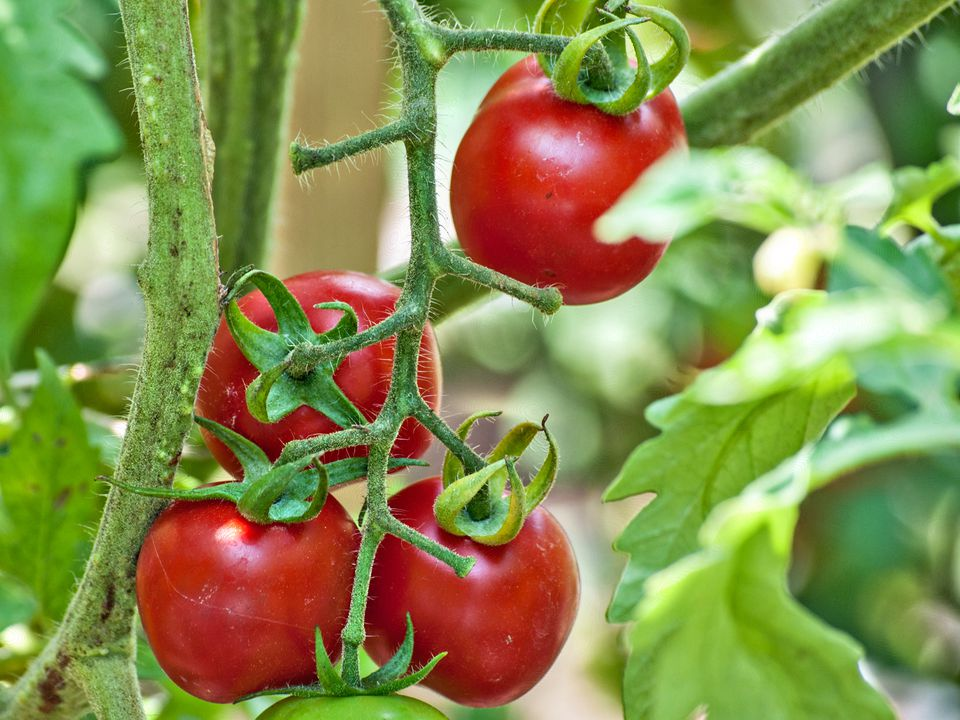
#> input picture Agricultural Robot/Tomato/Tomato_Images/data/Image_96.jpg, 960 x 720 px, found by its file name
$ jupyter execute Tomato_classification_opencv.ipynb
#> lines starting #> are read from the running program, lines starting #| are printed output that depends on the picture; after the words box and inside, x2 and y2 are one past the last pixel; in counts of white or black regions, pixels touching at a corner belong together
[cell 1]
import cv2
import numpy as np
import imutils
import scipy.spatial.distance as dist

[cell 2]
def empty(a):
    pass

# Creating Trackbar for colour detection
cv2.namedWindow("Trackbar")
cv2.resizeWindow("Trackbar",500,500)

# Setting HUE, SATURATION, VALUE min and max values
cv2.createTrackbar("Hue Min","Trackbar", 11, 179, empty)
cv2.createTrackbar("Hue Max","Trackbar", 179, 179, empty)
cv2.createTrackbar("Sat Min","Trackbar", 0, 255, empty)
cv2.createTrackbar("Sat Max","Trackbar", 255, 255, empty)
cv2.createTrackbar("Val Min","Trackbar", 0, 255, empty)
cv2.createTrackbar("Val Max","Trackbar", 255, 255, empty)

[cell 3]
while True:
    # Reading image and converting BGR to HSV image
    img = cv2.imread("C:\Projects\Mobile robot in hazardous environment\Agricultural Robot\Tomato\Tomato_Images\data\Image_96.jpg")
#> img is the input picture: shape (720, 960, 3); mean B, G, R 78.4, 141.4, 134.3
    img = cv2.resize(img, (250, 250))
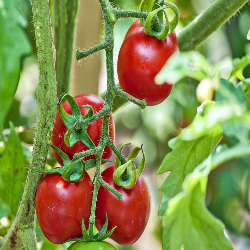
#> img: shape (250, 250, 3); mean B, G, R 78.3, 141.3, 134.2
    # img = img.resize((250, 250))
    img_original = img
    # img_original = cv2.resize(img, (700, 700))
    imghsv = cv2.cvtColor(img,cv2.COLOR_BGR2HSV)
#> imghsv: shape (250, 250, 3); mean H, S, V 43.5, 142.6, 163.1

    # Getting Trackbar control
    h_min = cv2.getTrackbarPos("Hue Min","Trackbar")
    h_max = cv2.getTrackbarPos("Hue Max","Trackbar")
    s_min = cv2.getTrackbarPos("Sat Min","Trackbar")
    s_max = cv2.getTrackbarPos("Sat Max","Trackbar")
    v_min = cv2.getTrackbarPos("Val Min","Trackbar")
    v_max = cv2.getTrackbarPos("Val Max","Trackbar")
    lower = np.array([h_min, s_min, v_min])
    upper = np.array([h_max, s_max, v_max])
    mask = cv2.inRange(imghsv, lower, upper)
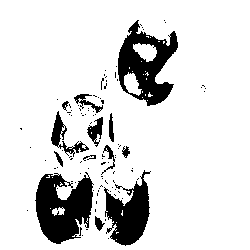
#> mask: shape (250, 250); 86.1% white; 102 black regions (89 under 20 px), largest, box (x1, y1, x2, y2) and area: (35, 172, 94, 244) 2749, (118, 20, 178, 106) 2529, (104, 170, 151, 246) 1925
    imgResult = cv2.bitwise_and(img, img, mask=mask)
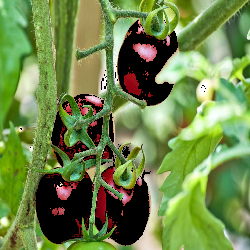
#> imgResult: shape (250, 250, 3); mean B, G, R 73.8, 134.8, 111.3
    mask = cv2.bitwise_not(mask, mask)
#> mask: shape (250, 250); 13.9% white; 102 white regions (89 under 20 px)

    # Image contour detectin and bounding box creation
    conts = cv2.findContours(mask, cv2.RETR_TREE, cv2.CHAIN_APPROX_SIMPLE)
#> conts = 172 contours, 156 with area under 20; largest, box (x1, y1, x2, y2) and area: (118, 20, 178, 106) 2988, (35, 172, 94, 244) 2671, (104, 170, 151, 246) 1781, (51, 111, 89, 157) 381, (132, 42, 158, 63) 332
    # print(conts)
    conts = imutils.grab_contours(conts)
    cont_img = np.zeros(img.shape)
    cont_img = cv2.drawContours(img_original, None , -1, (0,0,0), 1)

    #midpoint definition
    def midPoint(ptA, ptB):
        return ((ptA[0] + ptB[0])/2, (ptA[1] + ptB[1])/2)

    # #loop over all the contour coordinates
    for c in conts:
        # extract box points
        box = cv2.minAreaRect(c) #(left, top), (right, bottom), accuracy
        # print(box)
        box = cv2.boxPoints(box)
        #convert box points to integer
        box = np.array(box, dtype='int')

        if cv2.contourArea(c) < 350:
            continue

        # cv2.drawContours(cont_img, [c], -1, (0,255,0), 1)
        cv2.drawContours(cont_img, [box], -1, (255,255,255), 1)

        #print(box)
        for (x,y) in box:
            cv2.circle(cont_img, (x, y), 2, (255, 0, 0), 2)
            (tl, tr, br, bl) = box

            #calculate midpoints for top-bottom of rectangle
            (tlX, trX) = midPoint(tl, tr)
            (brX, blX) = midPoint(br, bl)

            #draw midpoint dots for top and bottom
            cv2.circle(cont_img, (int(tlX), int(trX)), 1, (255, 0, 0), 2)
            cv2.circle(cont_img, (int(brX), int(blX)), 1, (255, 0, 0), 2)

            #connect the midpoints using line
            cv2.line(cont_img, (int(tlX), int(trX)), (int(brX), int(blX)), (255, 255, 255), 1)

            #calculate the distance based on midpoints
            dA = dist.euclidean((tlX, trX), (brX, blX))


            #print the size in pixel in each contour rectangle
            cv2.putText(cont_img, "{:.1f} px".format(dA), (int(tlX-10), int(trX-10)),
                        cv2.FONT_HERSHEY_SIMPLEX, 0.4, (255,255,255), 1)
            cv2.putText(cont_img, "Tomato", (int(tlX+10), int(trX+10)),
                        cv2.FONT_HERSHEY_SIMPLEX, 0.8, (0,0,0), 1)


            #calculate midpoints for left-right of rectangle
            (tlX, trX) = midPoint(tl, bl)
            (brX, blX) = midPoint(tr, br)


            #draw midpoint dots for left and right
            cv2.circle(cont_img, (int(tlX), int(trX)), 1, (255, 0, 0), 2)
            cv2.circle(cont_img, (int(brX), int(blX)), 1, (255, 0, 0), 2)

            #connect the midpoints using line
            cv2.line(cont_img, (int(tlX), int(trX)), (int(brX), int(blX)), (255, 255, 255), 1)

            #calculate the distance based on midpoints
            dB = dist.euclidean((tlX, trX), (brX, blX))

            #print the size in pixel in each contour rectangle
            cv2.putText(cont_img, "{:.1f} px".format(dB), (int(brX+10), int(blX+10)),
                        cv2.FONT_HERSHEY_SIMPLEX, 0.25, (255,255,255), 2)
#> this loop made 172 passes
#> box on passes 1 to 3: [[108, 238], [108, 238], [108, 238], [108, 238]], [[82, 235], [82, 235], [82, 235], [82, 235]], [[87, 229], [86, 229], [86, 229], [87, 229]]
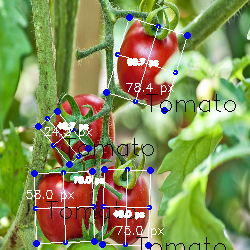
#> cont_img: shape (250, 250, 3); 5.97% of pixels changed, all inside (x1, y1, x2, y2) = (26, 14, 236, 250)


        # Showing image
    cv2.imshow("Original",cont_img)
    cv2.resizeWindow("Original",250,250)
    cv2.imshow("HSV",imghsv)
    cv2.resizeWindow("HSV",250,250)
    cv2.imshow("mask",mask)
    cv2.resizeWindow("mask",250,250)
    cv2.imshow("imgResult",imgResult)
    cv2.resizeWindow("imgResult",250,250)
    # cv2.resizeWindow("Contours",250,250)
    # cv2.imshow("Contours",cont_img)
    cv2.waitKey(1)

$ run again, with Agricultural Robot/Tomato/Tomato_Images/data/Image_1.jpg copied over Agricultural Robot/Tomato/Tomato_Images/data/Image_96.jpg
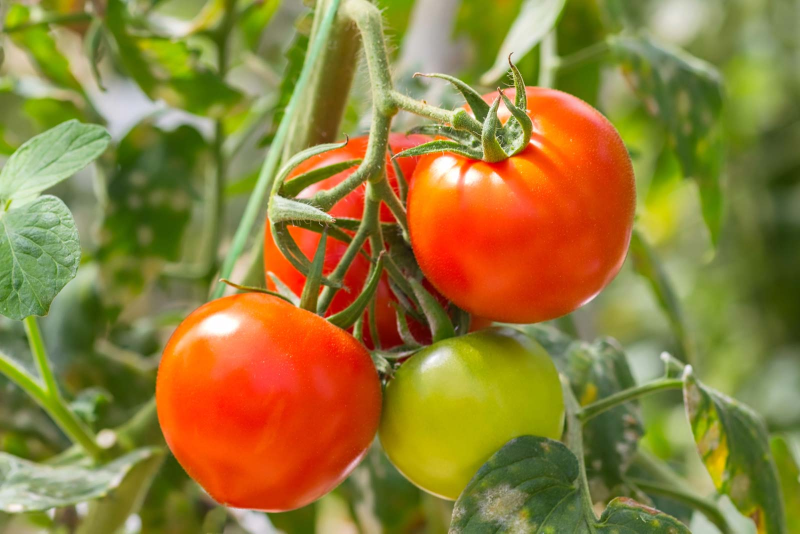
#> input picture Agricultural Robot/Tomato/Tomato_Images/data/Image_1.jpg, 1600 x 1067 px, found by its file name (shown at 1/2 size)
#> img is the input picture: shape (1067, 1600, 3); mean B, G, R 57.3, 125, 146
#> img: shape (250, 250, 3)
#> imghsv: shape (250, 250, 3); mean H, S, V 30.9, 161.5, 156.9
#> `mask = cv2.inRange(imghsv, lower, upper)`:
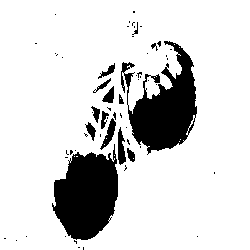
#> mask: shape (250, 250); 84.2% white; 61 black regions (47 under 20 px), largest, box (x1, y1, x2, y2) and area: (52, 144, 118, 240) 4360, (121, 41, 197, 155) 4321, (118, 127, 126, 165) 198
#> conts = 92 contours, 79 with area under 20; largest, box (x1, y1, x2, y2) and area: (52, 144, 118, 240) 4214, (121, 41, 197, 155) 4060, (118, 127, 126, 165) 158, (100, 118, 116, 150) 153, (102, 86, 114, 103) 96
#> the loop `for c in conts:` made 92 passes
#> box on passes 2, 3, 4, 5, 6, 7, 8, 10: [[79, 247], [78, 247], [78, 247], [79, 247]], [[76, 243], [73, 240], [74, 239], [77, 242]], [[16, 240], [16, 240], [16, 240], [16, 240]], [[5, 238], [4, 238], [4, 238], [5, 238]], [[197, 236], [197, 236], [197, 236], [197, 236]], [[65, 236], [65, 236], [65, 236], [65, 236]], [[26, 236], [26, 236], [26, 236], [26, 236]], [[125, 170], [124, 170], [125, 165], [126, 165]]
#> after the loop `for c in conts:`:
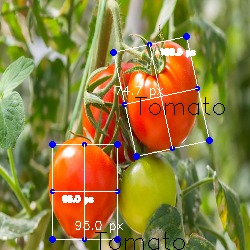
#> cont_img: shape (250, 250, 3); mean B, G, R 63.6, 127.1, 145.4

$ run again, with Agricultural Robot/Tomato/Tomato_Images/data/Image_10.jpg copied over Agricultural Robot/Tomato/Tomato_Images/data/Image_96.jpg
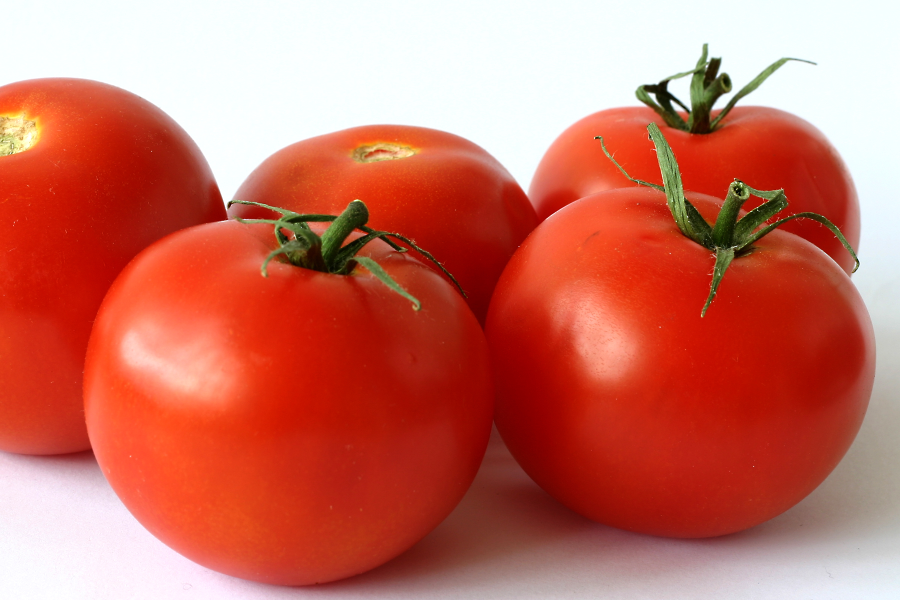
#> input picture Agricultural Robot/Tomato/Tomato_Images/data/Image_10.jpg, 1800 x 1200 px, found by its file name (shown at 1/2 size)
#> img is the input picture: shape (1200, 1800, 3); mean B, G, R 97.3, 112.1, 202.7
#> img: shape (250, 250, 3)
#> imghsv: shape (250, 250, 3); mean H, S, V 36.5, 149.1, 204.6
#> `mask = cv2.inRange(imghsv, lower, upper)`:
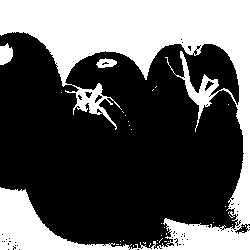
#> mask: shape (250, 250); 35.5% white; 34 white regions (31 under 20 px), largest, box (x1, y1, x2, y2) and area: (0, 0, 250, 250) 21774, (0, 43, 13, 65) 216, (96, 58, 117, 68) 137
#> conts = 139 contours, 132 with area under 20; largest, box (x1, y1, x2, y2) and area: (0, 32, 244, 250) 41318, (175, 50, 220, 129) 917, (64, 82, 118, 131) 857, (95, 57, 118, 69) 170, (235, 224, 250, 234) 49, (205, 81, 214, 91) 25, (164, 56, 170, 66) 20
#> the loop `for c in conts:` made 139 passes
#> box on passes 1 to 8: [[138, 249], [137, 249], [137, 249], [138, 249]], [[19, 249], [19, 249], [19, 249], [19, 249]], [[8, 249], [8, 249], [8, 249], [8, 249]], [[15, 249], [13, 249], [13, 246], [15, 246]], [[92, 245], [92, 245], [92, 245], [92, 245]], [[17, 245], [17, 245], [17, 245], [17, 245]], [[15, 245], [15, 245], [15, 245], [15, 245]], [[183, 244], [183, 244], [183, 244], [183, 244]]
#> after the loop `for c in conts:`:
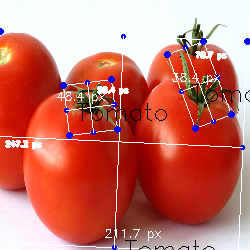
#> cont_img: shape (250, 250, 3); mean B, G, R 104.8, 116.5, 202.3

$ run again, with Agricultural Robot/Tomato/Tomato_Images/data/Image_100.jpg copied over Agricultural Robot/Tomato/Tomato_Images/data/Image_96.jpg
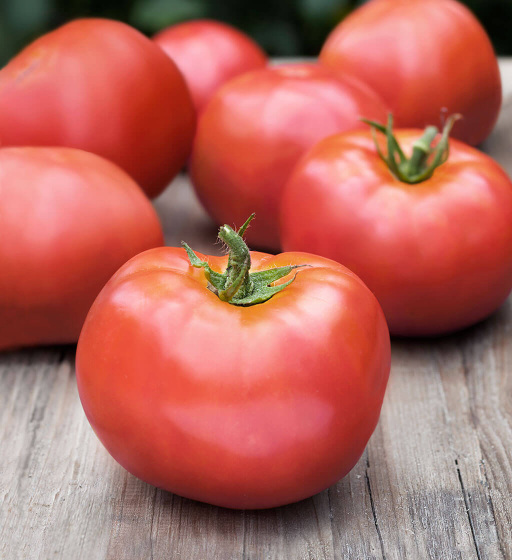
#> input picture Agricultural Robot/Tomato/Tomato_Images/data/Image_100.jpg, 1024 x 1120 px, found by its file name (shown at 1/2 size)
#> img is the input picture: shape (1120, 1024, 3); mean B, G, R 94.3, 103.6, 182.8
#> img: shape (250, 250, 3)
#> imghsv: shape (250, 250, 3); mean H, S, V 31.3, 124.5, 183.4
#> `mask = cv2.inRange(imghsv, lower, upper)`:
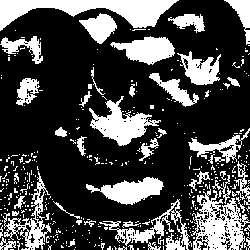
#> mask: shape (250, 250); 28.1% white; 372 white regions (329 under 20 px), largest, box (x1, y1, x2, y2) and area: (0, 0, 179, 31) 2656, (191, 184, 250, 250) 1862, (89, 96, 161, 146) 1453
#> conts = 756 contours, 685 with area under 20; largest, box (x1, y1, x2, y2) and area: (0, 0, 250, 250) 53669, (88, 95, 162, 147) 1592, (109, 35, 176, 66) 1174, (99, 176, 165, 206) 1151, (176, 50, 222, 86) 922
#> the loop `for c in conts:` made 756 passes
#> box on passes 1 to 3: [[235, 249], [235, 249], [235, 249], [235, 249]], [[153, 249], [153, 249], [153, 249], [153, 249]], [[151, 249], [151, 249], [151, 249], [151, 249]]
#> after the loop `for c in conts:`:
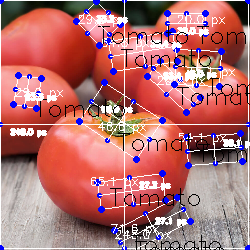
#> cont_img: shape (250, 250, 3); mean B, G, R 111.7, 111.1, 178.3
